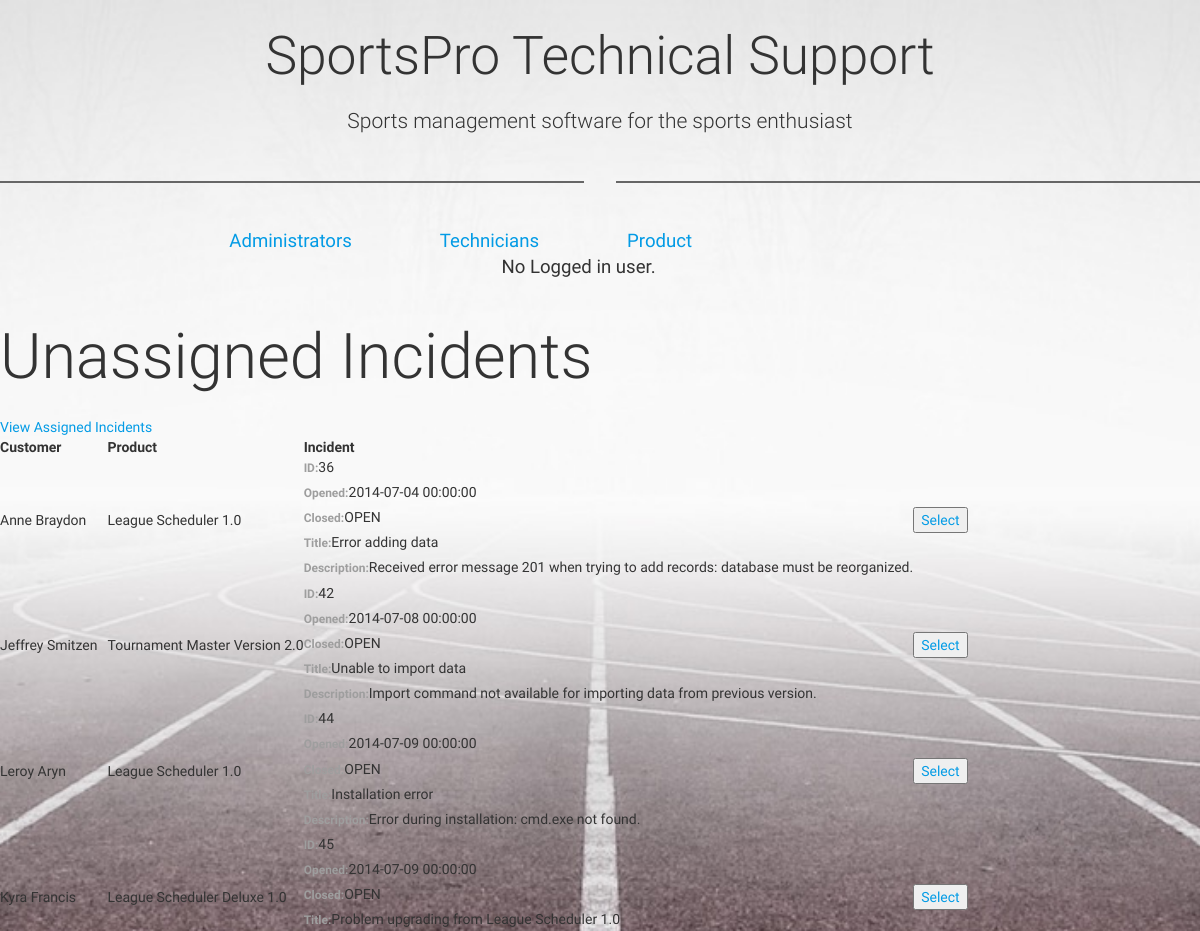
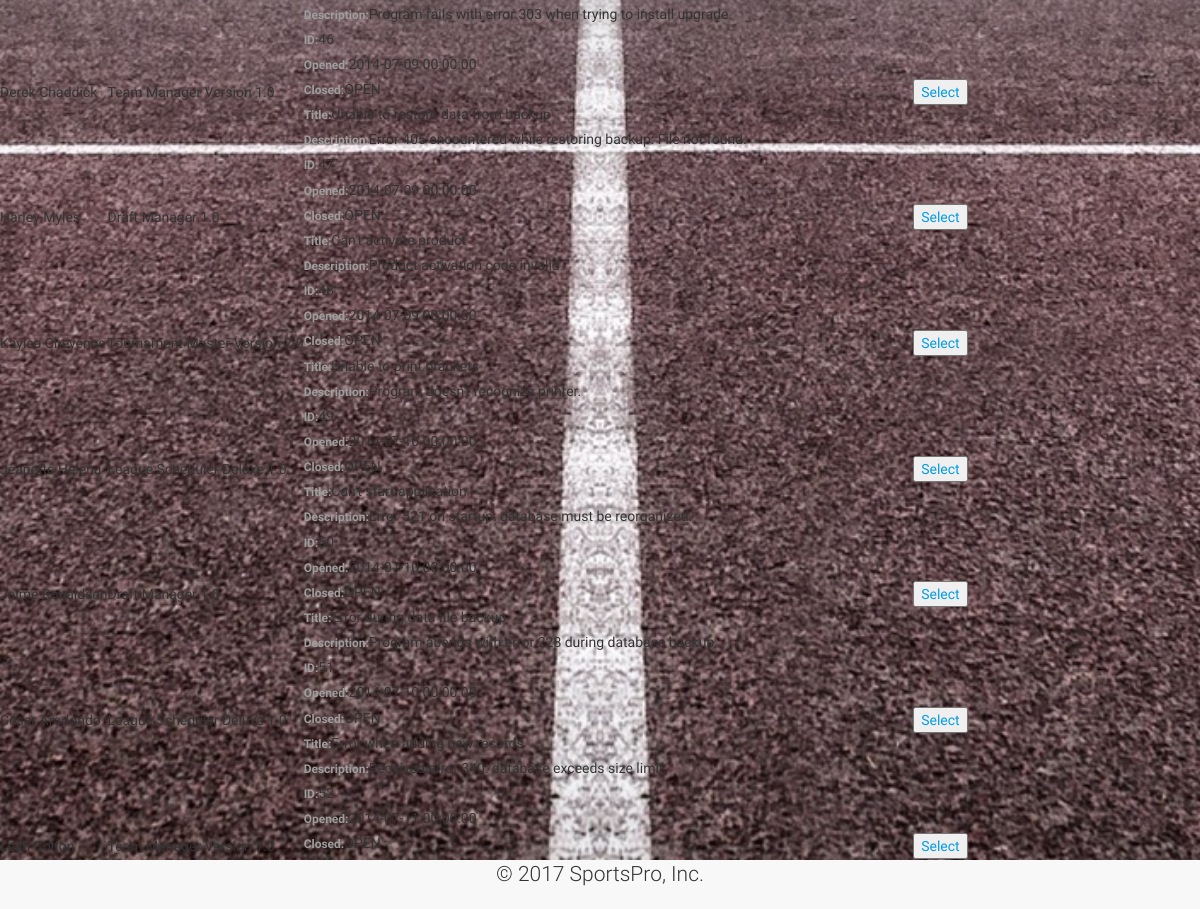
Page /incident_assign/index.php on the committed database (2 pictures, top to bottom).
### tables this page shows
CREATE TABLE `incidents` (
  `incidentID` int(11) NOT NULL,
  `customerID` int(11) NOT NULL,
  `productCode` varchar(10) NOT NULL,
  `techID` int(11) DEFAULT NULL,
  `dateOpened` datetime NOT NULL,
  `dateClosed` datetime DEFAULT NULL,
  `title` varchar(50) NOT NULL,
  `description` varchar(2000) NOT NULL
);

CREATE TABLE `customers` (
  `customerID` int(11) NOT NULL,
  `firstName` varchar(50) NOT NULL,
  `lastName` varchar(50) NOT NULL,
  `address` varchar(50) NOT NULL,
  `city` varchar(50) NOT NULL,
  `state` varchar(50) NOT NULL,
  `postalCode` varchar(20) NOT NULL,
  `countryCode` char(2) NOT NULL,
  `phone` varchar(20) NOT NULL,
  `email` varchar(50) NOT NULL,
  `password` varchar(20) NOT NULL
);

CREATE TABLE `products` (
  `id` int(11) NOT NULL,
  `productCode` varchar(10) NOT NULL,
  `name` varchar(50) NOT NULL,
  `version` decimal(18,1) NOT NULL,
  `releaseDate` datetime NOT NULL
);

### incident_assign/index.php (the view, shortened to what this page needs)
<?php
include '../view/header.php';
include "../config.php";
?>
<h1>Unassigned Incidents</h1>
<a href="assigned_incidents.php">View Assigned Incidents</a>
<?php
$sql = "SELECT *, IF(dateClosed IS NULL, 'OPEN', dateClosed)dateClosed,customers.customerID,customers.firstName, customers.lastName,incidents.productCode,products.name FROM incidents INNER JOIN customers ON customers.customerID = incidents.customerID INNER JOIN products ON incidents.productCode = products.productCode WHERE incidents.techID IS NULL";
if( $result = mysqli_query($connectdb,$sql)){
	echo "<table>";
	echo"<tr><th>Customer</th><th>Product</th><th>Incident</th></tr>";
	while($row = mysqli_fetch_object($result)){
		echo"<tr>";
				echo"<td>".$row->firstName."\t".$row->lastName."</td>";
		echo "<td>".$row->name."</td>";
		echo"<td>";
		echo "<label>ID:</label>".$row->incidentID."<br>";
		echo "<label>Opened:</label>".$row->dateOpened."<br>";
		echo "<label>Closed:</label>".$row->dateClosed."<br>";
		echo "<label>Title:</label>".$row->title."<br>";
		echo "<label>Description:</label>".$row->description."<br>";
		echo"</td>";
		 echo "<td><a href='selectTech.php?customerID=".$_SESSION['customerID']."'><button>Select</button></a></td>";
		echo"<tr>";
}
echo "</table>";
}
?>
<?php include '../view/footer.php'; ?>

### view/header.php (shortened to what this page needs)
<!DOCTYPE html>
<html lang="en">
<head>
    <link rel="stylesheet" href="https://maxcdn.bootstrapcdn.com/font-awesome/4.5.0/css/font-awesome.min.css">
    <link href="../assets/css/bootstrap.min.css" rel="stylesheet">
    <link href="../assets/css/mdb.css" rel="stylesheet">
    <link href="../assets/css/style.css" rel="stylesheet">
</head>
<body class="view hm-black-strong full-bg-img flex-center">
<header class="head jello">
    <h2>SportsPro Technical Support</h2>
    <p class="lead">Sports management software for the sports enthusiast</p>
</header>
<div class="divider-new"></div>
<nav class="navbar-static-top">
       <ul>
           <li><a href="../admin/">Administrators</a></li>
           <li><a href="../technicians/">Technicians</a></li>
           <li><a href="../product_manager/">Product</a></li>
           <li class="position"><?php    $notLogin="No Logged in user.";echo isset($user)?$user:$notLogin;?></li>
       </ul>
</nav>

### view/footer.php (shortened to what this page needs)
<footer class="navbar-fixed-bottom navbar-default">
    <p class="lead">
        &copy; <?php echo date("Y"); ?> SportsPro, Inc.
    </p>
</footer>
</body>
</html>

### assets/css/style.css (style rules this page uses)
.view { height: 100%; }
.view { background:url(../img/bg-img.jpeg)no-repeat center center fixed; -webkit-background-size: cover; -moz-background-size: cover; -o-background-size: cover; background-size: cover; }
.head { text-align: center; }
nav,ul,li { list-style: none; display: inline-block; font-size: 1.1em; padding-left: 1.5em; margin-left: 3em; }
.position { padding-left: 300px; }
footer { text-align: center; }

### rows in the picture
incidents: customerID.firstName "Anne", customerID.lastName "Braydon", products.name "League Scheduler 1.0", incidentID "36", dateOpened "2014-07-04 00:00:00", dateClosed "OPEN", title "Error adding data", description "Received error message 201 when trying to add records: database must be reorganized."
incidents: customerID.firstName "Jeffrey", customerID.lastName "Smitzen", products.name "Tournament Master Version 2.0", incidentID "42", dateOpened "2014-07-08 00:00:00", dateClosed "OPEN", title "Unable to import data", description "Import command not available for importing data from previous version."
incidents: customerID.firstName "Leroy", customerID.lastName "Aryn", products.name "League Scheduler 1.0", incidentID "44", dateOpened "2014-07-09 00:00:00", dateClosed "OPEN", title "Installation error", description "Error during installation: cmd.exe not found."
incidents: customerID.firstName "Kyra", customerID.lastName "Francis", products.name "League Scheduler Deluxe 1.0", incidentID "45", dateOpened "2014-07-09 00:00:00", dateClosed "OPEN", title "Problem upgrading from League Scheduler 1.0", description "Program fails with error 303 when trying to install upgrade."
incidents: customerID.firstName "Derek", customerID.lastName "Chaddick", products.name "Team Manager Version 1.0", incidentID "46", dateOpened "2014-07-09 00:00:00", dateClosed "OPEN", title "Unable to restore data from backup", description "Error 405 encountered while restoring backup: File not found."
incidents: customerID.firstName "Harley", customerID.lastName "Myles", products.name "Draft Manager 1.0", incidentID "47", dateOpened "2014-07-09 00:00:00", dateClosed "OPEN", title "Can't activate product", description "Product activation code invalid."
incidents: customerID.firstName "Kaylea", customerID.lastName "Cheyenne", products.name "Tournament Master Version 2.0", incidentID "48", dateOpened "2014-07-09 00:00:00", dateClosed "OPEN", title "Unable to print brackets", description "Program doesn't recognize printer."
incidents: customerID.firstName "Jeanette", customerID.lastName "Helena", products.name "League Scheduler Deluxe 1.0", incidentID "49", dateOpened "2014-07-10 00:00:00", dateClosed "OPEN", title "Can't start application", description "Error 521 on startup: database must be reorganized."
incidents: customerID.firstName "Jaime", customerID.lastName "Ronaldsen", products.name "Draft Manager 1.0", incidentID "50", dateOpened "2014-07-10 00:00:00", dateClosed "OPEN", title "Error during data file backup", description "Program abends with error 228 during database backup"
incidents: customerID.firstName "Cesar", customerID.lastName "Arodondo", products.name "League Scheduler Deluxe 1.0", incidentID "51", dateOpened "2014-07-10 00:00:00", dateClosed "OPEN", title "Error when adding new records", description "Received error 340: database exceeds size limit."
incidents: customerID.firstName "Leah", customerID.lastName "Colton", products.name "Team Manager Version 1.0", incidentID "52", dateOpened "2014-07-11 00:00:00", dateClosed "OPEN"

### other values in the picture
$notLogin "No Logged in user."
